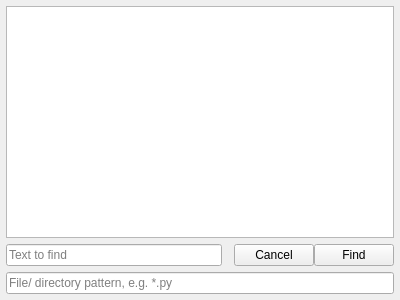
<?xml version="1.0" encoding="UTF-8"?>
<ui version="4.0">
 <class>find_in_files</class>
 <widget class="QWidget" name="find_in_files">
  <property name="geometry">
   <rect>
    <x>0</x>
    <y>0</y>
    <width>400</width>
    <height>300</height>
   </rect>
  </property>
  <property name="windowTitle">
   <string>Find in files</string>
  </property>
  <property name="windowIcon">
   <iconset theme="edit-find">
    <normaloff>.</normaloff>.</iconset>
  </property>
  <layout class="QVBoxLayout" name="verticalLayout">
   <property name="spacing">
    <number>6</number>
   </property>
   <property name="leftMargin">
    <number>6</number>
   </property>
   <property name="topMargin">
    <number>6</number>
   </property>
   <property name="rightMargin">
    <number>6</number>
   </property>
   <property name="bottomMargin">
    <number>6</number>
   </property>
   <item>
    <widget class="QTreeWidget" name="treewidget_results">
     <attribute name="headerVisible">
      <bool>false</bool>
     </attribute>
     <column>
      <property name="text">
       <string notr="true">1</string>
      </property>
     </column>
    </widget>
   </item>
   <item>
    <widget class="QWidget" name="widget" native="true">
     <layout class="QGridLayout" name="gridLayout">
      <property name="leftMargin">
       <number>0</number>
      </property>
      <property name="topMargin">
       <number>0</number>
      </property>
      <property name="rightMargin">
       <number>0</number>
      </property>
      <property name="bottomMargin">
       <number>0</number>
      </property>
      <property name="horizontalSpacing">
       <number>12</number>
      </property>
      <item row="0" column="0">
       <widget class="QLineEdit" name="lineedit_needle">
        <property name="placeholderText">
         <string>Text to find</string>
        </property>
       </widget>
      </item>
      <item row="0" column="1">
       <widget class="QWidget" name="widget_2" native="true">
        <layout class="QHBoxLayout" name="horizontalLayout">
         <property name="spacing">
          <number>0</number>
         </property>
         <property name="leftMargin">
          <number>0</number>
         </property>
         <property name="topMargin">
          <number>0</number>
         </property>
         <property name="rightMargin">
          <number>0</number>
         </property>
         <property name="bottomMargin">
          <number>0</number>
         </property>
         <item>
          <widget class="QPushButton" name="button_cancel">
           <property name="text">
            <string>Cancel</string>
           </property>
           <property name="icon">
            <iconset theme="process-stop">
             <normaloff>.</normaloff>.</iconset>
           </property>
          </widget>
         </item>
         <item>
          <widget class="QPushButton" name="button_find">
           <property name="text">
            <string>Find</string>
           </property>
           <property name="icon">
            <iconset theme="edit-find">
             <normaloff>.</normaloff>.</iconset>
           </property>
          </widget>
         </item>
        </layout>
       </widget>
      </item>
      <item row="1" column="0" colspan="2">
       <widget class="QLineEdit" name="lineedit_filter">
        <property name="text">
         <string/>
        </property>
        <property name="placeholderText">
         <string>File/ directory pattern, e.g. *.py</string>
        </property>
       </widget>
      </item>
     </layout>
    </widget>
   </item>
  </layout>
 </widget>
 <resources/>
 <connections/>
</ui>
